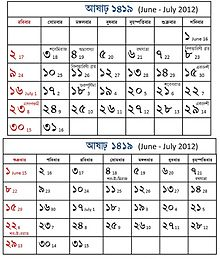
#> input picture image data/img4.jpg, 220 x 259 px, found by its file name
$ jupyter execute 'Edge Detection.ipynb'   (older library calls are emulated)
#> lines starting #> are read from the running program, lines starting #| are printed output that depends on the picture; after the words box and inside, x2 and y2 are one past the last pixel; in counts of white or black regions, pixels touching at a corner belong together
[cell 1]
import cv2
import numpy as np
import matplotlib.pyplot as plt

[cell 2]
path1 = "E://Development//Image Processing//basic codes//image data//img4.jpg"
path2 = "E://Development//Image Processing//basic codes//image data//img3.jpg"
img = cv2.imread(path1)
#> img is the input picture: shape (259, 220, 3); mean B, G, R 220.3, 220.2, 220.7
imag = cv2.imread(path2)
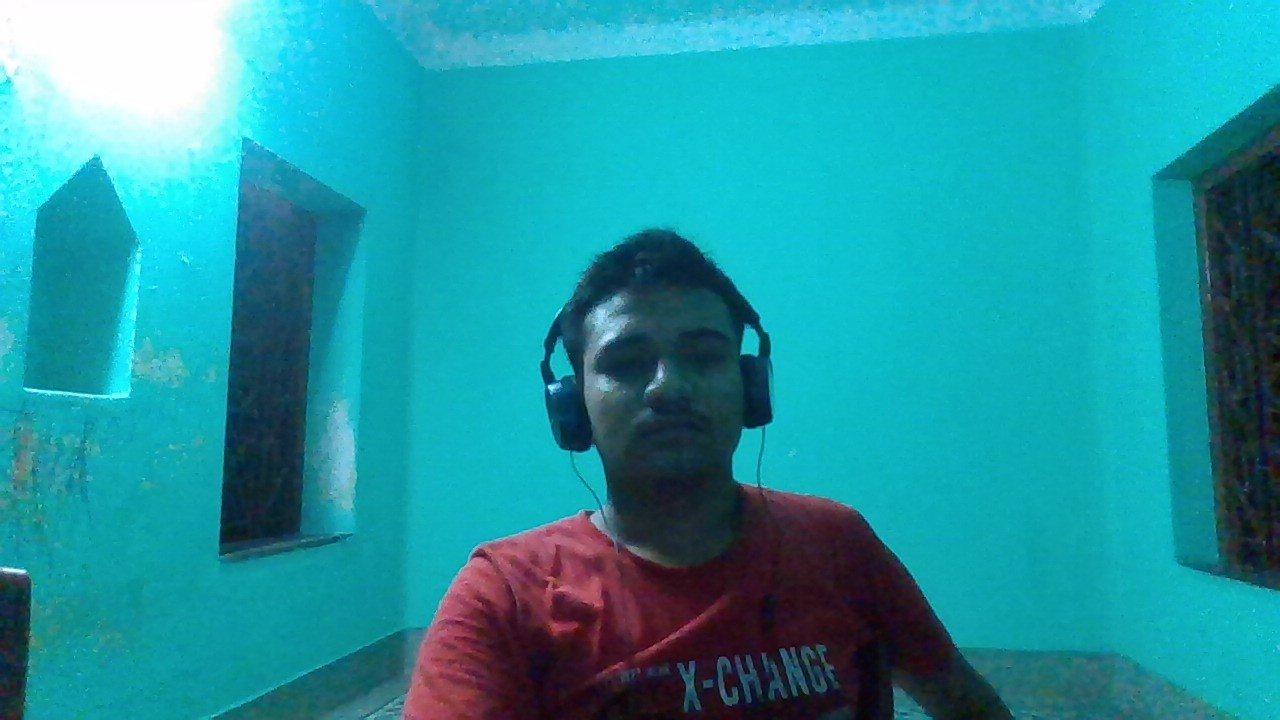
#> input picture image data/img3.jpg, 1280 x 720 px, found by its file name
#> imag is the input picture: shape (720, 1280, 3); mean B, G, R 160.1, 148.7, 32.6
img1 = cv2.cvtColor(img, cv2.COLOR_BGR2RGB)
img2 = cv2.cvtColor(img1, cv2.COLOR_BGR2GRAY)
imag1 = cv2.cvtColor(imag, cv2.COLOR_BGR2RGB)
imag2 = cv2.cvtColor(imag1, cv2.COLOR_BGR2GRAY)
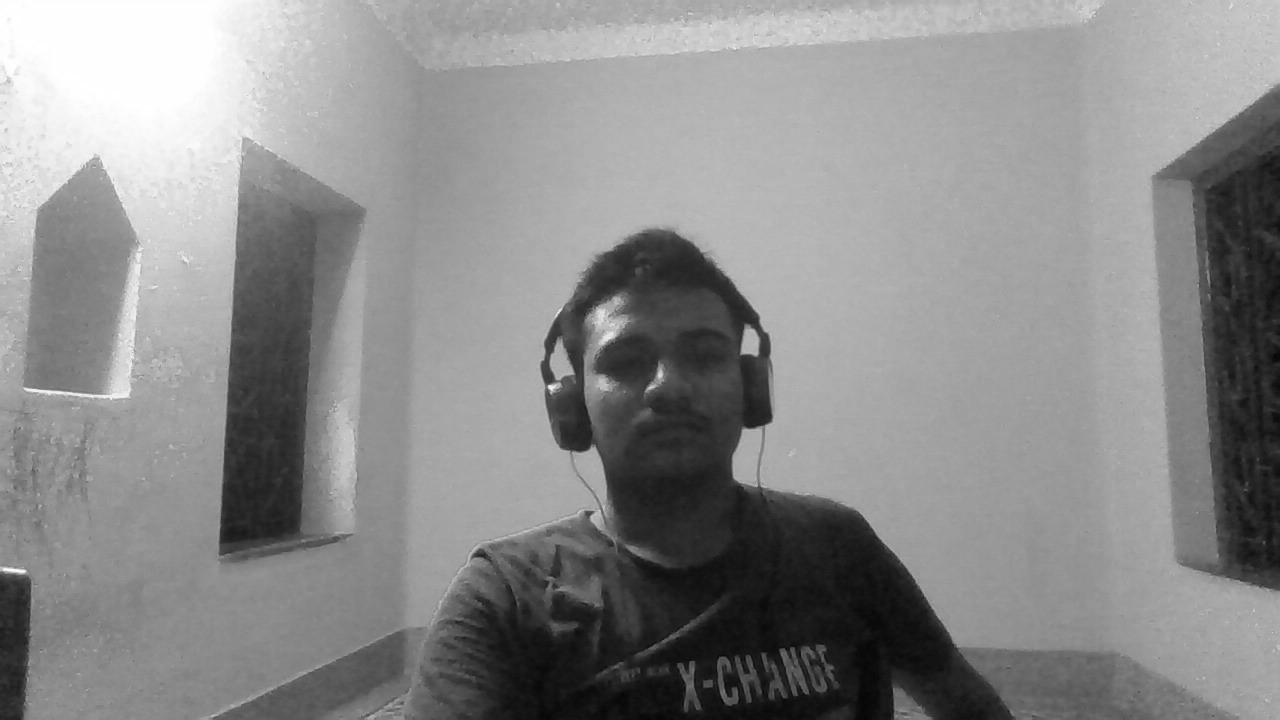
#> imag2: shape (720, 1280); min 4, max 255, mean 138.9
plt.subplot(1,2,1)
plt.imshow(img2, cmap="gray")
plt.subplot(1,2,2)
plt.imshow(imag2, cmap="gray")
plt.show()
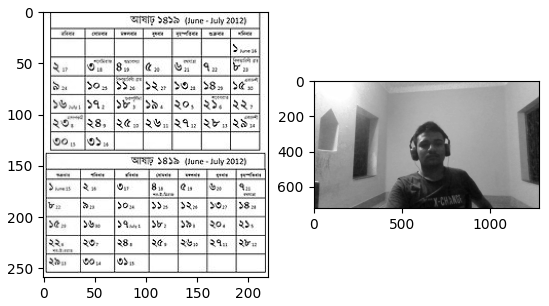
#> figure drawn by matplotlib, 2 panels

[cell 3]
# Thresholded image
th, th_img = cv2.threshold(imag2, 0, 255, cv2.THRESH_BINARY | cv2.THRESH_OTSU)
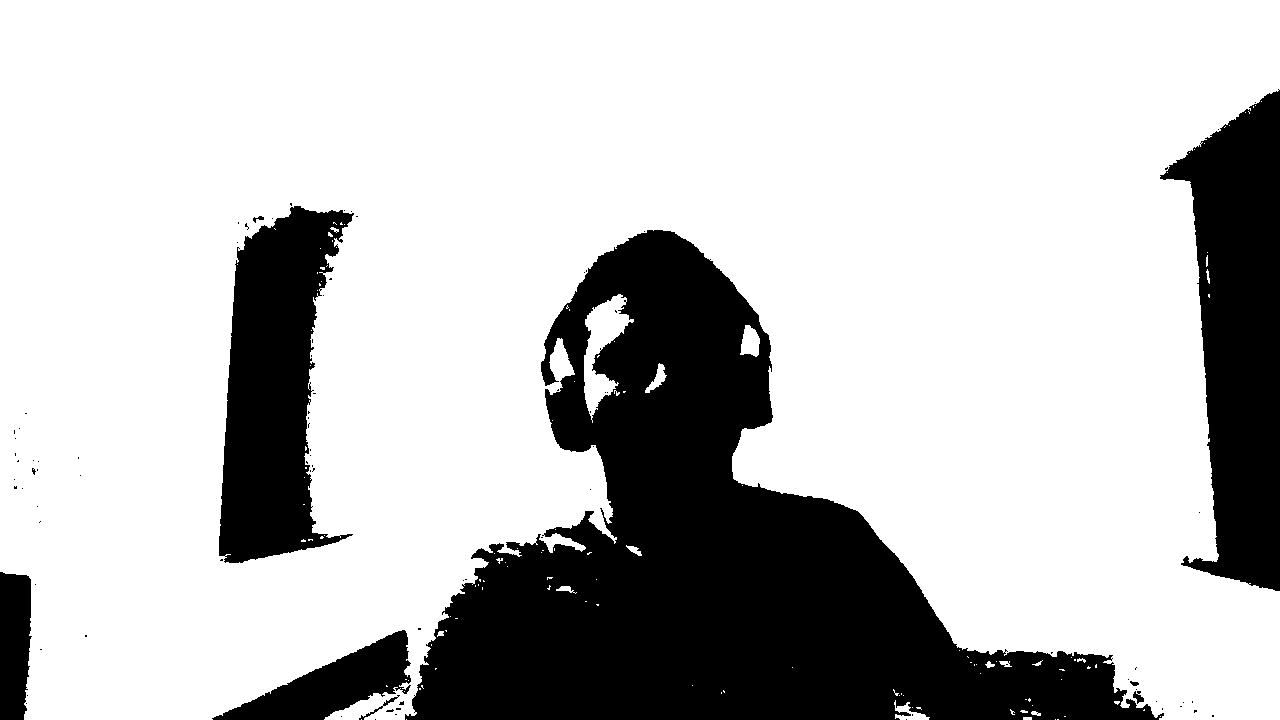
#> th_img: shape (720, 1280); 75% white; 91 black regions (82 under 20 px), largest, box (x1, y1, x2, y2) and area: (405, 230, 1164, 720) 152346, (1160, 89, 1280, 591) 36408, (219, 206, 354, 563) 29615
#> th = 110
plt.imshow(th_img, cmap="gray")

# Edge Detection
- locates rapid change in intensity
- useful in capturing visual information
### Three types of Edges
- step edge
- ramp edge
- roof edge

## 1. Using Gradients
- catching rate of change of intensity
- strength of orientation

[cell 4]
# Sobel X-axis
plt.subplot(2, 2, 1)
img3 = cv2.Sobel(img2,cv2.CV_64F,dx=1,dy=0,ksize=1)
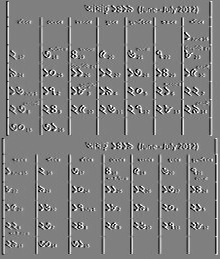
#> img3: shape (259, 220) float64; min -255, max 255, mean 0; drawn with min black and max white
plt.imshow(img3, cmap="gray")
# Sobel Y-axis
plt.subplot(2, 2, 2)
img4 = cv2.Sobel(img2,cv2.CV_64F,dx=0,dy=1,ksize=1)
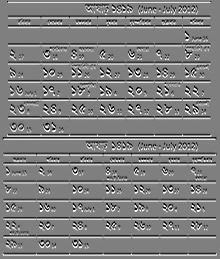
#> img4: shape (259, 220) float64; min -255, max 255, mean 0.7; drawn with min black and max white
plt.imshow(img4, cmap="gray")
plt.subplot(2, 2, 3)
img5 = cv2.Sobel(img2,cv2.CV_64F,dx=1,dy=1,ksize=1)
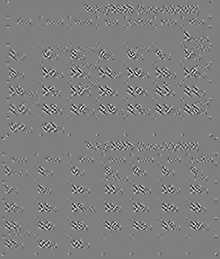
#> img5: shape (259, 220) float64; min -510, max 510, mean 0; drawn with min black and max white
plt.imshow(img5, cmap="gray")
plt.show()

## 2. Using Laplacian

[cell 5]
plt.subplot(1, 2, 1)
imgLap1 = cv2.Laplacian(img2,cv2.CV_64F, ksize = 1)
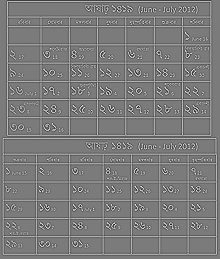
#> imgLap1: shape (259, 220) float64; min -813, max 865, mean -0.7; drawn with min black and max white
plt.imshow(imgLap1, cmap="gray")
plt.subplot(1, 2, 2)
imgLap2 = cv2.Laplacian(th_img,cv2.CV_64F, ksize = 1)
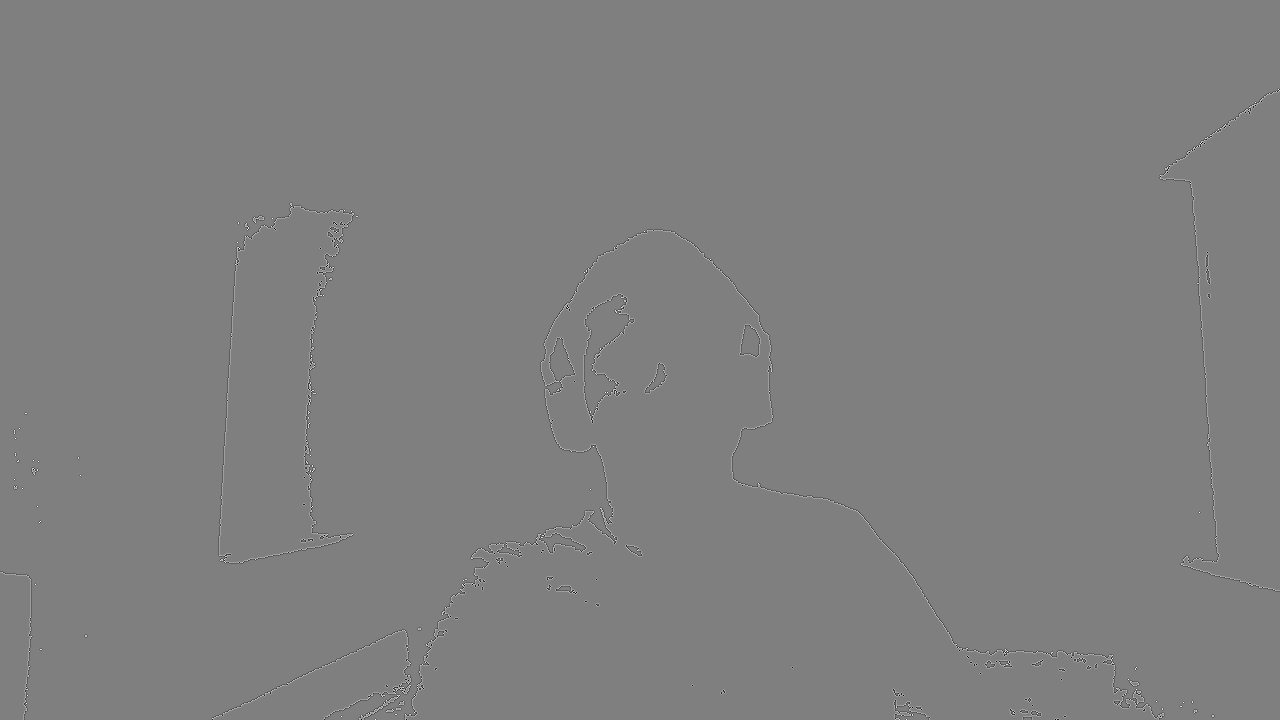
#> imgLap2: shape (720, 1280) float64; min -1020, max 1020, mean 0; drawn with min black and max white
plt.imshow(imgLap2, cmap="gray")
plt.show()

## 3. Using Canny Edge
1. Noise reduction
2. Intensity gradient of image
3. Suppression of false edges
4. Hysteresis Thresholding

Hysteresis Thresholding has two values for thresholding (t1, t2) where t1 is the higher threshold and t2 is the lower threshold, the edges having lower intensity than t2 are rejected.

[cell 6]
cannyEdgeImg = cv2.Canny(imag2, threshold1 = 100, threshold2 = 200)
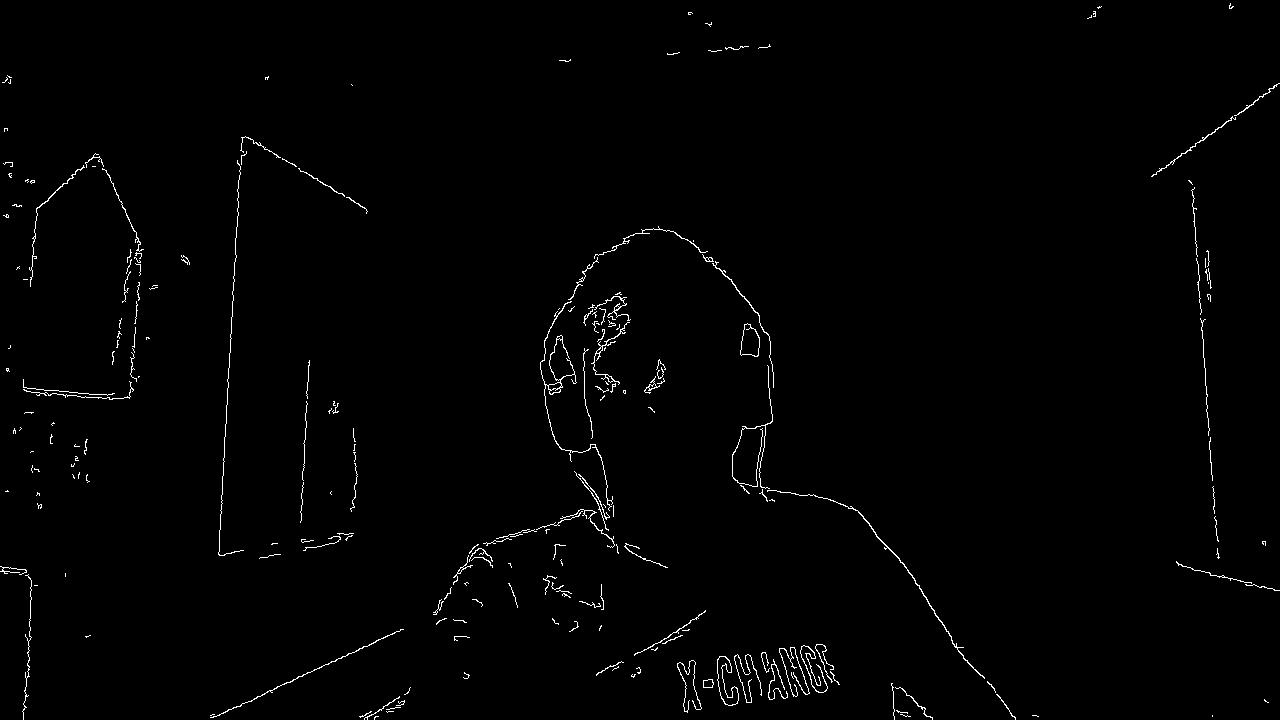
#> cannyEdgeImg: shape (720, 1280); 1% white in thin lines or dots
plt.imshow(cannyEdgeImg, cmap="gray")
plt.title("Canny Edge Detection")
